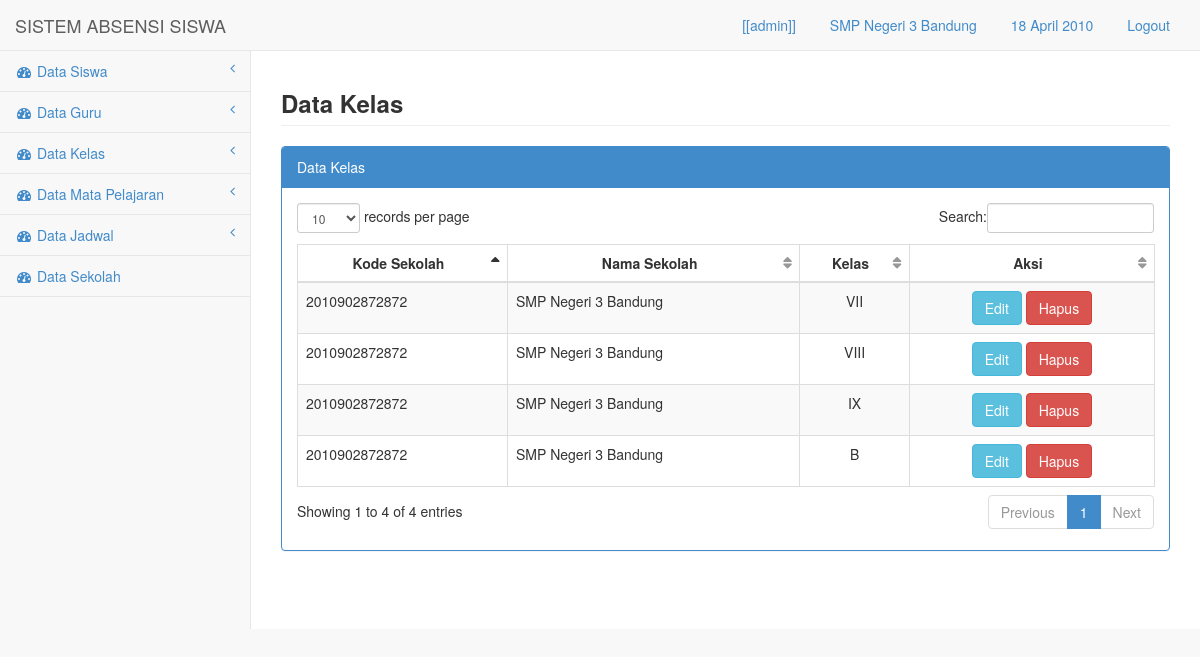
Screenshot of /media.php?module=kelas (signed in) with the database file from the repository.
### tables this page shows
CREATE TABLE `sekolah` (
  `id` int(10) NOT NULL,
  `kode` varchar(50) NOT NULL,
  `nama` varchar(100) NOT NULL,
  `alamat` text NOT NULL
);

CREATE TABLE `kelas` (
  `idk` int(10) NOT NULL,
  `id` int(10) NOT NULL,
  `nama` varchar(50) NOT NULL
);

### config/fungsi.php (called while the page is built, shortened)
<?php
function tgl_ina($parameter){
$thn=substr($parameter,0,4);
$b=substr($parameter,5,2);
$tgl=substr($parameter,-2);
if($b==1) {$bln="Januari";}
else if($b==2) {$bln="Februari";}
else if($b==3) {$bln="Maret";}
else if($b==4) {$bln="April";}
$tanggal=$tgl . " ".$bln ." ".$thn;
return $tanggal;
}
?>

### module/kelas/kelas.php (the view, shortened to what this page needs)
            <div class="row">
                <div class="col-lg-12">
					<h3 class="page-header"><strong>Data Kelas</strong></h3>
                </div>
            </div>
            <div class="row">
                <div class="col-lg-12">
                    <div class="panel panel-primary">
                        <div class="panel-heading">
                            Data Kelas
                        </div>
                        <div class="panel-body">
                            <div class="table-responsive">
                                <table class="table table-striped table-bordered table-hover" id="dataTables-example">
                                    <thead>
                                        <tr>
                                            <th class="text-center">Kode Sekolah</th>
                                            <th class="text-center">Nama Sekolah</th>
                                            <th class="text-center">Kelas</th>
                                            <th class="text-center">Aksi</th>
                                        </tr>
                                    </thead>
                                    <tbody>
<?php
	$sql=mysql_query("select * from kelas");
	while($rs=mysql_fetch_array($sql)){
	$sqla=mysql_query("select * from sekolah where id='$rs[id]'");
	$rsa=mysql_fetch_array($sqla);
if($_SESSION['level']=="admin_guru"){
if($rsa['id']==$_SESSION['id']){
?>                                        <tr class="odd gradeX">
                                            <td><?php echo"$rsa[kode]";  ?></td>
                                            <td><?php echo"$rsa[nama]";  ?></td>
                                            <td class="text-center"><?php echo"$rs[nama]";  ?></td>
                                        <td class="text-center"><a href="./././media.php?module=input_kelas&act=edit_kelas&idk=<?php echo $rs['idk'] ?>"><button type="button" class="btn btn-info">Edit</button> <a href="././module/simpan.php?act=hapus_kelas&idk=<?php echo $rs['idk'] ?>"><button type="button" class="btn btn-danger">Hapus</button></a></td>
                                        </tr>
<?php
}
}else{
?>
                                        <tr class="odd gradeX">
                                            <td><?php echo"$rsa[kode]";  ?></td>
                                            <td><?php echo"$rsa[nama]";  ?></td>
                                            <td class="text-center"><?php echo"$rs[nama]";  ?></td>
                                        <td class="text-center"><a href="./././media.php?module=input_kelas&act=edit_kelas&idk=<?php echo $rs['idk'] ?>"><button type="button" class="btn btn-info">Edit</button> <a href="././module/simpan.php?act=hapus_kelas&idk=<?php echo $rs['idk'] ?>"><button type="button" class="btn btn-danger">Hapus</button></a></td>
                                        </tr>
<?php
	}
}
?>
                                    </tbody>
                                </table>
                            </div>
                        </div>
                    </div>
                </div>
            </div>

### media.php (shortened to what this page needs)
<?php
if(!empty($_SESSION['nama'])){
$usre=$_SESSION['nama'];
$level=$_SESSION['level'];
$klss=$_SESSION['idk'];
$idd=$_SESSION['id'];
include "config/fungsi.php";
?>
<!DOCTYPE html>
<html>
<head>
    <link href="css/bootstrap.min.css" rel="stylesheet">
    <link href="font-awesome/css/font-awesome.css" rel="stylesheet">
    <link href="css/plugins/dataTables/dataTables.bootstrap.css" rel="stylesheet">
    <link href="css/sb-admin.css" rel="stylesheet">
</head>
<body>
    <div id="wrapper">
        <nav class="navbar navbar-default navbar-fixed-top" role="navigation" style="margin-bottom: 0">
            <div class="navbar-header">
                <a class="navbar-brand" href="media.php?module=home">SISTEM ABSENSI SISWA</a>
            </div>
            <ul class="nav navbar-top-links navbar-right">
                <li class="dropdown">
                    <a class="dropdown-toggle" data-toggle="dropdown" href="#">
<?php
if($level=="admin") {
echo "[[$usre]]";
}
elseif($level=="guru") {
echo "Guru: $usre";
}
else {
echo "Siswa: $usre";
}
?>
                   </a>
                </li>
       <li class="dropdown">
                    <a class="dropdown-toggle" data-toggle="dropdown" href="#">
<?php
if($level=="admin" OR $level=="guru"){
	$sqla=mysql_query("select * from sekolah where id='$idd'");
	$rsa=mysql_fetch_array($sqla);
echo "$rsa[nama]" ;
}else{
	$sql=mysql_query("select * from kelas where idk='$klss'");
	$rs=mysql_fetch_array($sql);
  $sqla=mysql_query("select * from sekolah where id='$idd'");
  $rsa=mysql_fetch_array($sqla);
echo "Kelas: $rs[nama] | $rsa[nama]";
}
?>
                   </a>
                </li>
                <li class="dropdown">
                    <a class="dropdown-toggle" data-toggle="dropdown" href="#">
<?php
$tgl_lengkap= tgl_ina(date("Y-m-d"));
if ($level=="guru") {
$hhari= hari_ina(date("l"));
echo "<b>$hhari, $tgl_lengkap</b>"; echo " | <label class='labelol' id='clock'></label>";
}
else {
  echo "$tgl_lengkap";
}
 ?>
                   </a>
                </li>
                <li class="dropdown">
                    <a class="dropdown-toggle" data-toggle="" href="logout.php">
<?php echo "Logout"; ?>
                   </a>
                </li>
            </ul>
            <div class="navbar-default navbar-static-side" role="navigation">
                <div class="sidebar-collapse">
                    <ul class="nav" id="side-menu">
<?php if($level=='admin'){ ?>
                        <li>
                            <a href="#"><i class="fa fa-dashboard fa-fw"></i> Data Siswa<span class="fa arrow"></span></a>
                        </li>
                        <li>
                            <a href="#"><i class="fa fa-dashboard fa-fw"></i> Data Guru<span class="fa arrow"></span></a>
                        </li>
<?php } ?>
<?php if($level=='admin'){ ?>
                        <li>
                            <a href="#"><i class="fa fa-dashboard fa-fw"></i> Data Kelas<span class="fa arrow"></span></a>
                        </li>
<?php } ?>
<?php if($level=='admin'){ ?>
                        <li>
                            <a href="#"><i class="fa fa-dashboard fa-fw"></i> Data Mata Pelajaran<span class="fa arrow"></span></a>
                        </li>
<?php } ?>
<?php if($level=='admin'){ ?>
                        <li>
                            <a href="#"><i class="fa fa-dashboard fa-fw"></i> Data Jadwal<span class="fa arrow"></span></a>
                        </li>
<?php } ?>
<?php if($level=='admin'){ ?>
                          <li>
                            <a href="media.php?module=sekolah"><i class="fa fa-dashboard fa-fw"></i> Data Sekolah</a>
                        </li>
<?php } ?>
                    </ul>
                </div>
            </div>
        </nav>
        <div id="page-wrapper">
<?php include "content.php";  ?>
        </div>
    </div>
</body>
</html>
<?php }
else {
  echo "<center><h2>Anda Harus Login Terlebih Dahulu</h2>
    <a href=index.php><b>Klik ini untuk Login</b></a></center>";
}
?>

### css/sb-admin.css (style rules this page uses)
body { padding-top: 100px; background-color: #f8f8f8; }
@media (min-width:768px) { body { padding-top: 50px; } }
#wrapper { width: 100%; height:100%; }
#page-wrapper { padding: 0 15px; min-height: 579px; height:100%; background-color: #fff; }
@media (min-width:768px) { #page-wrapper { position: inherit; margin: 0 0 0 250px; padding: 0 30px; height:100%; border-left: 1px solid #e7e7e7; } }
.navbar-top-links li { display: inline-block; }
.navbar-top-links li:last-child { margin-right: 15px; }
.navbar-top-links li a { padding: 15px; min-height: 50px; }
.navbar-static-side ul li { border-bottom: 1px solid #e7e7e7; }
.arrow { float: right; }
.fa.arrow:before { content: "\f104"; }
@media (min-width:768px) { .navbar-static-side { z-index: 1; position: absolute; width: 250px; margin-top: 51px; } }
table.dataTable thead .sorting, table.dataTable thead .sorting_asc, table.dataTable thead .sorting_desc, table.dataTable thead .sorting_asc_disabled, table.dataTable thead .sorting_desc_disabled { background: transparent; }
table.dataTable thead .sorting_asc:after { content: "\f0de"; float: right; font-family: fontawesome; }
table.dataTable thead .sorting:after { content: "\f0dc"; float: right; font-family: fontawesome; color: rgba(50,50,50,.5); }

### rows the page displays
sekolah: nama "SMP Negeri 3 Bandung"
kelas: sekolah.kode "2010902872872", sekolah.nama "SMP Negeri 3 Bandung", nama "VII"
kelas: sekolah.kode "2010902872872", sekolah.nama "SMP Negeri 3 Bandung", nama "VIII"
kelas: sekolah.kode "2010902872872", sekolah.nama "SMP Negeri 3 Bandung", nama "IX"
kelas: sekolah.kode "2010902872872", sekolah.nama "SMP Negeri 3 Bandung", nama "B"

### other values shown
$usre "admin"
$tgl_lengkap "18 April 2010"
